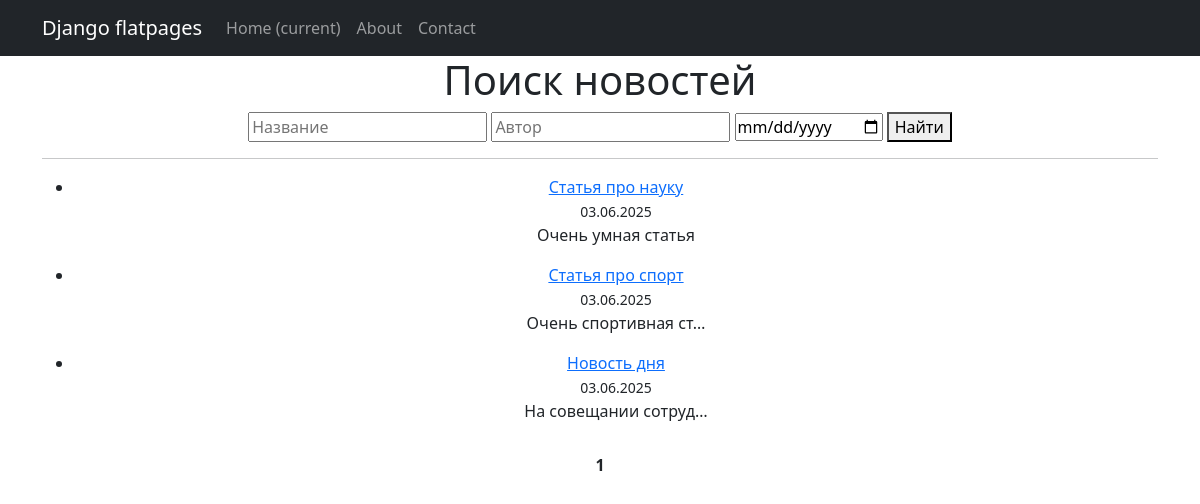
The page /news/search/?page=2 (signed in) on the database as committed earlier.
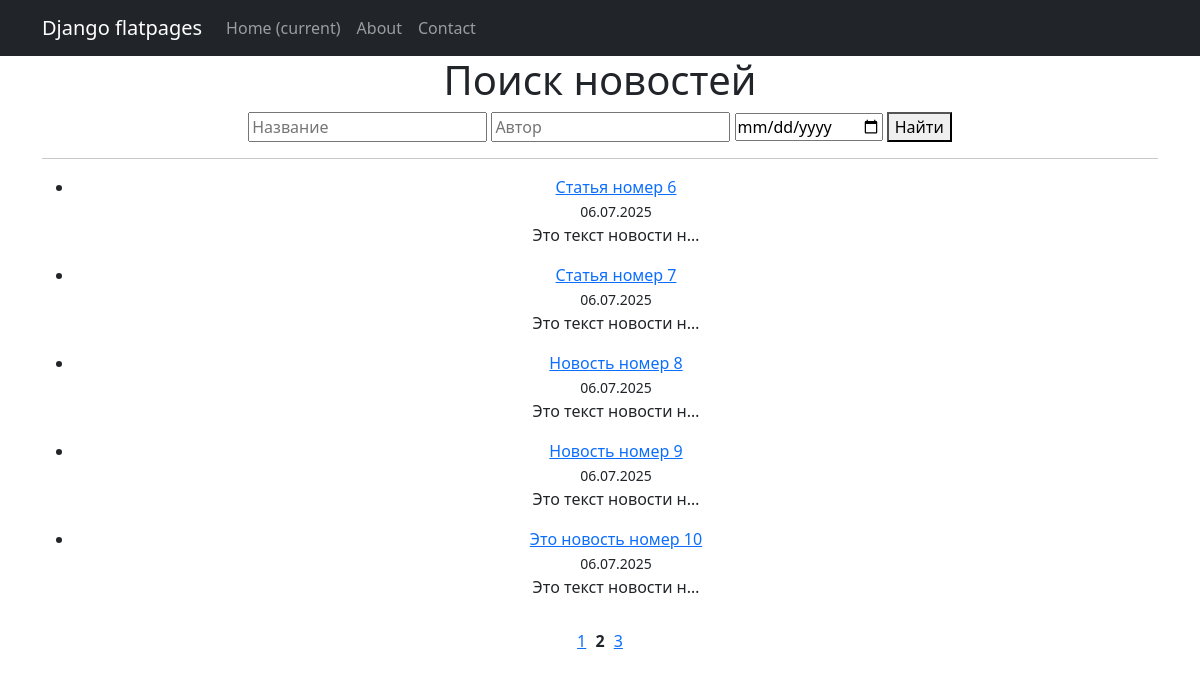
The same page on the database as committed later.
### news/models.py (models this page shows, shortened)
class Post(models.Model):
    ARTICLE = 'AR'
    NEWS = 'NW'
    POST_TYPE = [
        (ARTICLE, 'Статья'),
        (NEWS, 'Новость'),
    ]
    author = models.ForeignKey(Author, on_delete=models.CASCADE)
    type = models.CharField(max_length=2, choices=POST_TYPE, default=ARTICLE)
    created_at = models.DateTimeField(auto_now_add=True)
    categories = models.ManyToManyField(Category, through='PostCategory')
    title = models.CharField(max_length=255)
    text = models.TextField()
    rating = models.IntegerField(default=0)

### news/views.py (the view)
# urls.py: path('search/', news_search, name='news_search'),
@login_required
def news_search(request):
    title_query = request.GET.get('title', '')
    author_query = request.GET.get('author', '')
    date_query = request.GET.get('date', '')
    news_list = Post.objects.all()
    if title_query:
        news_list = news_list.filter(title__icontains=title_query)
    if author_query:
        news_list = news_list.filter(author__user__username__icontains=author_query)
    if date_query:
        try:
            date_obj = datetime.strptime(date_query, '%Y-%m-%d')
            news_list = news_list.filter(created_at__gte=date_obj)
        except ValueError:
            pass
    paginator = Paginator(news_list, 5)
    page_number = request.GET.get('page')
    page_obj = paginator.get_page(page_number)
    context = {
        'page_obj': page_obj,
        'title_query': title_query,
        'author_query': author_query,
        'date_query': date_query,
    }
    return render(request, 'news_search.html', context)

### news/templatetags/my_filters.py (called while the page is built)
@register.filter(name='censor')
def censor(value):
    if not isinstance(value, str):
        raise TypeError('Фильтр "censor" работает только со строками.')
    def replace_bad_word(match):
        word = match.group()
        return word[0] + '*' * (len(word) - 1)
    pattern = r'\b(' + '|'.join([w.capitalize() for w in BAD_WORDS] + BAD_WORDS) + r')\b'
    return re.sub(pattern, replace_bad_word, value, flags=re.IGNORECASE)

### news/templatetags/my_tags.py (called while the page is built)
@register.simple_tag
def url_replace(request, **kwargs):
    updated = request.GET.copy()
    for k, v in kwargs.items():
        updated[k] = v
    return updated.urlencode()

### templates/news_search.html (shortened to what this page needs)
{% extends 'flatpages/default.html' %}
{% load my_filters %}
{% load my_tags %}
{% block content %}
  <h1>Поиск новостей</h1>
  <form method="get">
      <input type="text" name="title" value="{{ title_query }}" placeholder="Название">
      <input type="text" name="author" value="{{ author_query }}" placeholder="Автор">
      <input type="date" name="date" value="{{ date_query }}">
      <button type="submit">Найти</button>
  </form>
  <hr>
  <ul>
    {% for post in page_obj %}
      <li>
        <a href="{% url 'news_detail' post.id %}">{{ post.title|censor }}</a><br>
        <small>{{ post.created_at|date:"d.m.Y" }}</small><br>
        <p>{{ post.text|censor|truncatechars:20 }}</p>
      </li>
    {% empty %}
      <li>Новостей пока нет.</li>
    {% endfor %}
  </ul>
  <div style="text-align: center; margin-top: 30px;">
    {% if page_obj.has_previous %}
        <a href="?{% url_replace request page=1 %}">1</a>
    {% endif %}
    <strong style="margin: 0 5px;">{{ page_obj.number }}</strong>
    {% if page_obj.has_next %}
        <a href="?{% url_replace request page=page_obj.paginator.num_pages %}">
            {{ page_obj.paginator.num_pages }}
        </a>
    {% endif %}
  </div>
{% endblock %}

Rows that differ between the two databases and show on the page:
no longer on this page (row unchanged): Post: title|censor "Статья про науку", created_at "03.06.2025", text|censor "Очень умная статья"
no longer on this page (row unchanged): Post: title|censor "Статья про спорт", created_at "03.06.2025", text|censor "Очень спортивная ст…"
no longer on this page (row unchanged): Post: title|censor "Новость дня", created_at "03.06.2025", text|censor "На совещании сотруд…"
added Post: title|censor "Статья номер 6", created_at "06.07.2025", text|censor "Это текст новости н…"
added Post: title|censor "Статья номер 7", created_at "06.07.2025", text|censor "Это текст новости н…"
added Post: title|censor "Новость номер 8", created_at "06.07.2025", text|censor "Это текст новости н…"
added Post: title|censor "Новость номер 9", created_at "06.07.2025", text|censor "Это текст новости н…"
added Post: title|censor "Это новость номер 10", created_at "06.07.2025", text|censor "Это текст новости н…"
Other text that changed with them:
{{ page_obj.number }}: "1" → "2"
{{ page_obj.paginator.num_pages }}: (not shown) → "3"
text now shown: "1"
